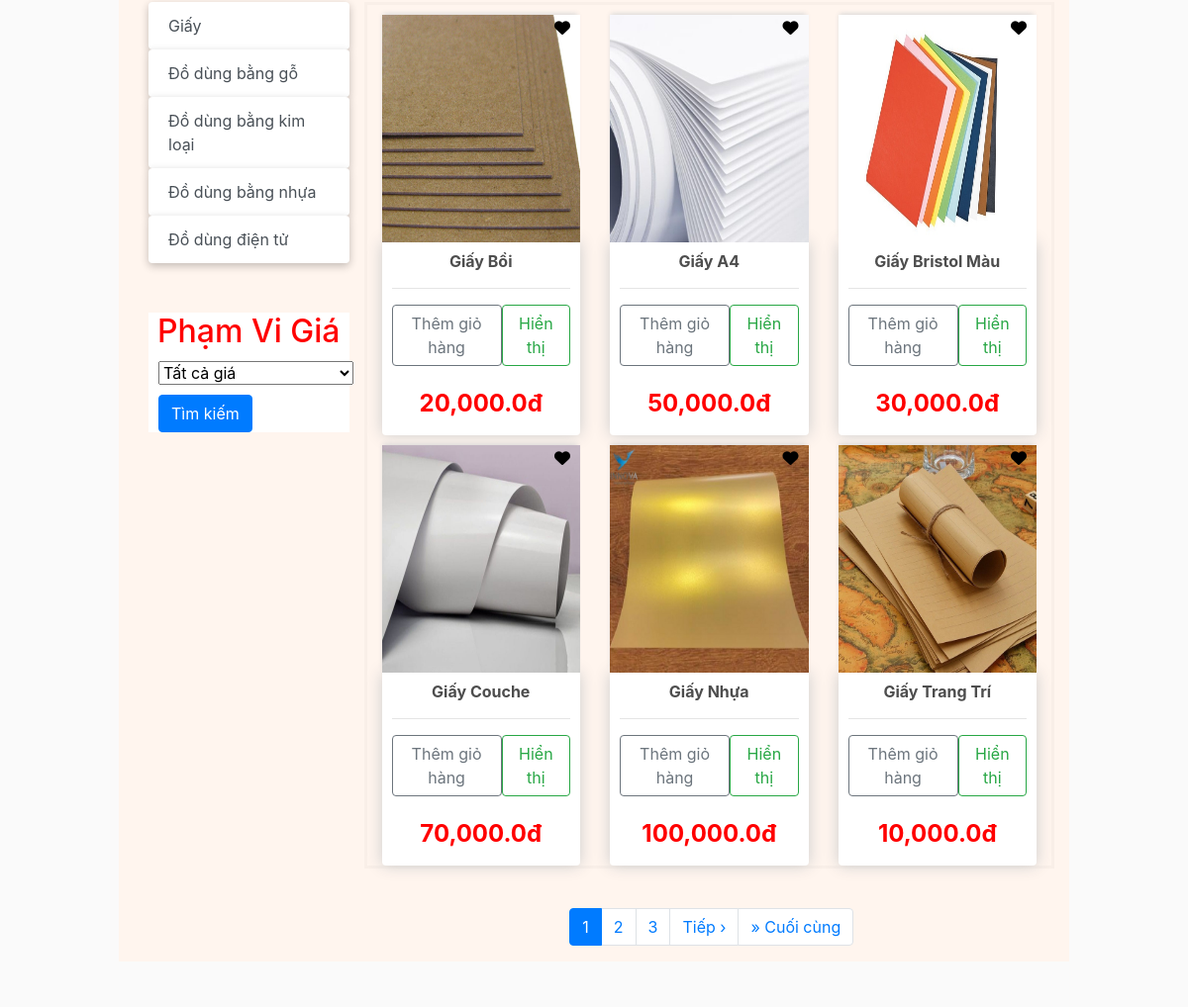
/ (middle part), run on an earlier commit of the app's database.
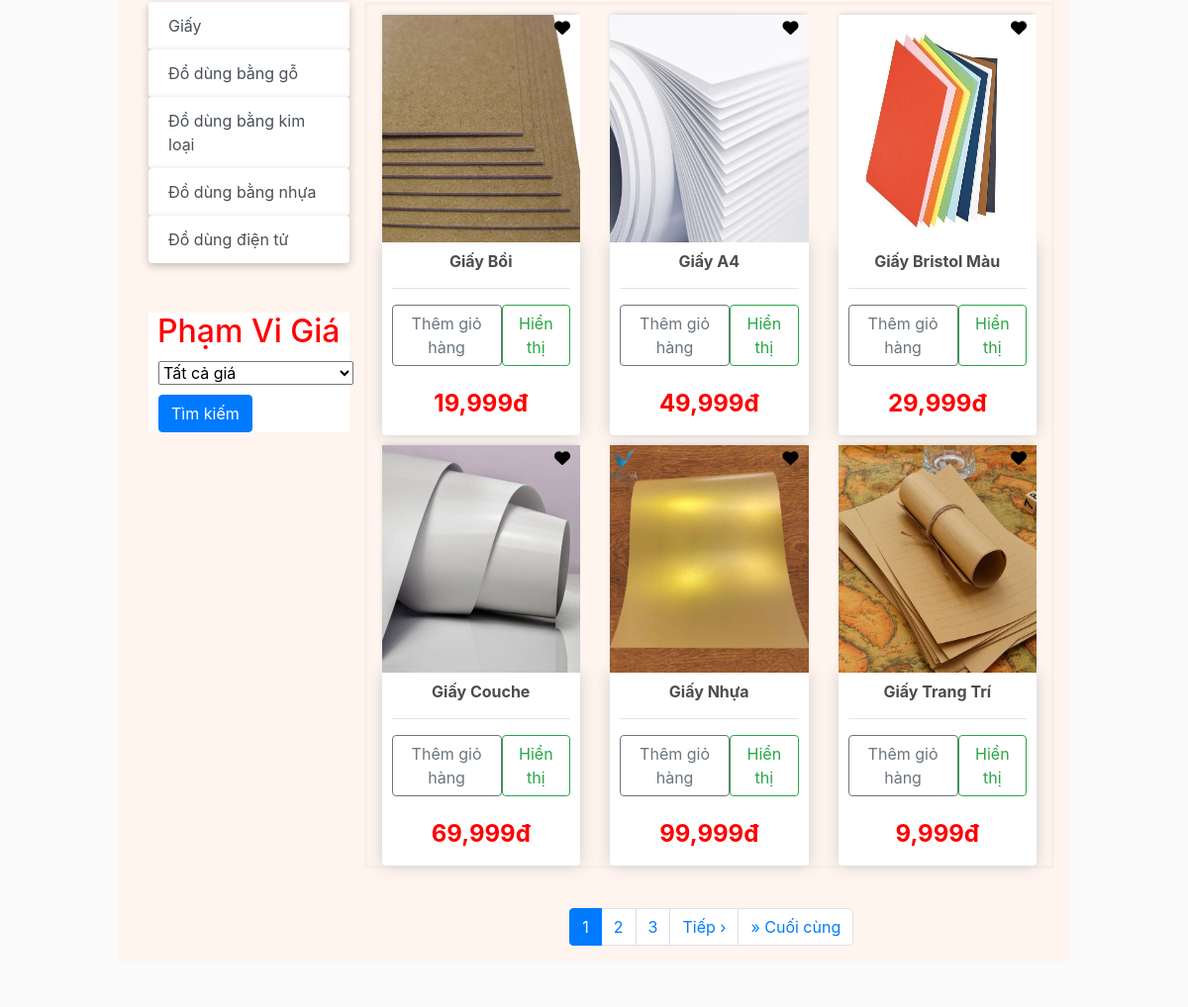
And on a later commit of the database.
### store/models.py (models this page shows, shortened)
class Category(models.Model):
    name = models.CharField(max_length=200, null = True)

class Product(models.Model):
    name = models.CharField(max_length= 200, null= True)
    price = models.FloatField()
    category = models.ForeignKey(Category, null= True, on_delete=models.SET_NULL, blank= True)
    digital = models.BooleanField(default= False, null = True, blank= False)
    image = models.ImageField(null=True, blank= True)
    @property
    def imageURL(self):
        try:
            url = self.image.url
        except:
            url = ''
        return url

### store/views.py (the view, shortened to what this page needs)
# urls.py: path('', include('store.urls')),
def store(request):
    category_id = request.GET.get('category')
    if category_id:
        category = Category.objects.get(id=category_id)
        products = Product.objects.filter(category=category_id)
    else:
        category = None
        products = Product.objects.all()
    data = cartData(request)
    cartItems = data['cartItems']
    order = data['order']
    items = data['items']
    categories = Category.objects.all()
    if 'q' in request.GET:
        query = request.GET['q']
        if query:
            products = products.filter(name__icontains=query)
    paginator = Paginator(products, 6)  # Giới hạn 10 sản phẩm trên mỗi trang
    page = request.GET.get('page')
    try:
        products = paginator.page(page)
    except PageNotAnInteger:
        products = paginator.page(1)
    except EmptyPage:
        products = paginator.page(paginator.num_pages)
    context = {'products': products, 'categories': categories, 'category': category, 'cartItems':cartItems}
    return render(request, 'store/store.html', context)

### store/utils.py (called while the page is built, shortened)
def cookieCart(request):
    try:
            cart = json.loads(request.COOKIES['cart'])
    except:
        cart = {}
    print('Cart:', cart)
    items = []
    order = {'get_cart_items':0, 'get_cart_total':0,'shipping': False}
    cartItems = order['get_cart_items']
    return {'cartItems': cartItems, 'order':order, 'items': items}

def cartData(request):
    if request.user.is_authenticated:#kiem tra xem nguoi dung da dang nhap vao trang web hay chua
        customer = request.user.customer#truy xuat doi tuong khach hang duoc lien ket voi nguoi dung
        order, created = Order.objects.get_or_create(customer = customer, complete = False)
        items = order.orderitem_set.all()
        cartItems = order.get_cart_items
    else:
        cookieData = cookieCart(request)
        cartItems = cookieData['cartItems']
        order = cookieData['order']
        items = cookieData['items']
    return {'cartItems': cartItems, 'order':order, 'items': items}

### store/templates/store/store.html (shortened to what this page needs)
{% extends 'store/main.html' %}
{% load static %}
{% load humanize %}
{% block content %}
<div class =" row" >
    <div class="col-lg-3 mx-auto" style = "margin-right: 50px">
        <div class="list-group" style = "float" >
            {% for category in categories %}
            <a href="/?category={{category.id}}" style = "border: none; box-shadow: rgba(0, 0, 0, 0.24) 0px 3px 8px; "
                class="list-group-item list-group-item-action btn btn-outline-success ">{{category.name}}</a>
            {% endfor %}
        </div>
        <div class="list-group" style = "background-color: white; margin-top: 50px " >
            <h2 style = "text-align:center; color: red; margin-bottom: 10px" >Phạm Vi Giá</h2>
            <form id="search-form"   >
                <select name="price_range" style = "margin-left: 10px" >
                    <option value="0" >Tất cả giá</option>
                </select>
                <button type="submit" class="btn btn-primary" style = "margin-top: 10px; margin-left: 10px" >Tìm kiếm</button>
            </form>
        </div>
    </div>
    <div id='products' class="col-lg-9 mx-auto">
        <div class="row " style="border: 3px solid rgba(0, 0, 0, 0.025)">
            {% for product in products %}
                <div class="col-lg-4" >
                    <img style = "height: 230px; position: relative;  " class="thumbnail" src="{{product.imageURL}}">
                    <a href="">
                        <i class="fa-solid fa-heart" style = "margin-top: 5px;color:black; right: 25px; position: absolute; display: inline-block;" ></i>
                    </a>
                    <div class="box-element product">
                        <h6 style="text-align: center"><strong>{{product.name}}</strong></h6>
                        <hr>
                        <div style="display: flex; justify-content: space-around">
                            <button data-product="{{product.id}}" data-action="add" class="btn search-button btn-outline-secondary add-btn update-cart">Thêm giỏ hàng</button>
                            <a class="btn btn-outline-success" href="#">Hiển thị</a>
                        </div>
                        <br>
                        <div >
                            <h4 style="text-align: center; color: Red">
                                <strong>{{product.price|floatformat|intcomma}}đ</strong>
                            </h4>
                        </div>
                    </div>
                </div>
            {% endfor %}
        </div>
        <div>
            {% if products.has_other_pages %}
    <nav style = "margin-top: 40px; margin-left: 5px">
        <ul class="pagination justify-content-center">
            {% for i in products.paginator.page_range %}
                {% if products.number == i %}
                <li class="page-item active">
                    <span class="page-link">{{ i }} <span class="sr-only">(current)</span></span>
                </li>
                {% elif i > products.number|add:"-3" and i < products.number|add:"3" %}
                <li class="page-item">
                    <a class="page-link" href="?page={{ i }}">{{ i }}</a>
                </li>
                {% endif %}
            {% endfor %}
            {% if products.has_next %}
            <li class="page-item">
                <a class="page-link" href="?page={{ products.next_page_number }}">Tiếp &rsaquo;</a>
            </li>
            <li class="page-item">
                <a class="page-link" href="?page={{ products.paginator.num_pages }}">&raquo; Cuối cùng</a>
            </li>
            {% endif %}
        </ul>
    </nav>
{% endif %}
        </div>
    </div>
</div>
{% endblock content %}

### store/templates/store/main.html (shortened to what this page needs)
<!DOCTYPE html>
{% load static %}
<html lang="en">
<head>
    <link rel="stylesheet" href="https://stackpath.bootstrapcdn.com/bootstrap/4.4.1/css/bootstrap.min.css">
    <link rel="stylesheet" type="text/css" href="{% static 'css/main.css' %}">
    <link rel="stylesheet" type="text/css" href="{% static 'css/search.css' %}">
    <link rel="stylesheet" type="text/css" href="{% static 'css/contact.css' %}">
    <link rel="stylesheet" type="text/css" href="{% static 'css/footer.css' %}">
    <link rel="stylesheet" href="https://cdnjs.cloudflare.com/ajax/libs/font-awesome/6.4.0/css/all.min.css" />
    <link href="/path/to/material-icons/iconfont/material-icons.css" rel="stylesheet">
</head>
<body>
    <div class="container_slider">
    <div class="container" style = "background: #FFF5EE;max-width: 80%; " >
        <br />
        <section>
          <div class="container">
                {% block content %}
                {% endblock content %}
          </div>
        </section>
    </div>
</body>
</html>
</body>
</html>

### static/css/main.css (style rules this page uses)
body { background-color: hsl(0, 0%, 98%); }
h1, h3, h4, h5, h6 { color: hsl(0, 0%, 30%); }
.box-element { box-shadow: hsl(0, 0%, 80%) 0 0 16px; background-color: #fff; border-radius: 4px; padding: 10px; }
.thumbnail { width: 100%; height: 300px; -webkit-box-shadow: -1px -3px 5px -2px rgba(214, 214, 214, 1); -moz-box-shadow: -1px -3px 5px -2px rgba(214, 214, 214, 1); box-shadow: -1px -3px 5px -2px rgba(214, 214, 214, 1); }
.product { border-radius: 0 0 4px 4px; }
.col-lg-4, .col-lg-6, .col-lg-8, .col-lg-12 { margin-top: 10px; }

What changed in the data, as far as the page shows it:
changed Product "Giấy Bồi": price "20,000.0" → "19,999"
changed Product "Giấy A4": price "50,000.0" → "49,999"
changed Product "Giấy Bristol Màu": price "30,000.0" → "29,999"
changed Product "Giấy Couche": price "70,000.0" → "69,999"
changed Product "Giấy Nhựa": price "100,000.0" → "99,999"
changed Product "Giấy Trang Trí": price "10,000.0" → "9,999"
